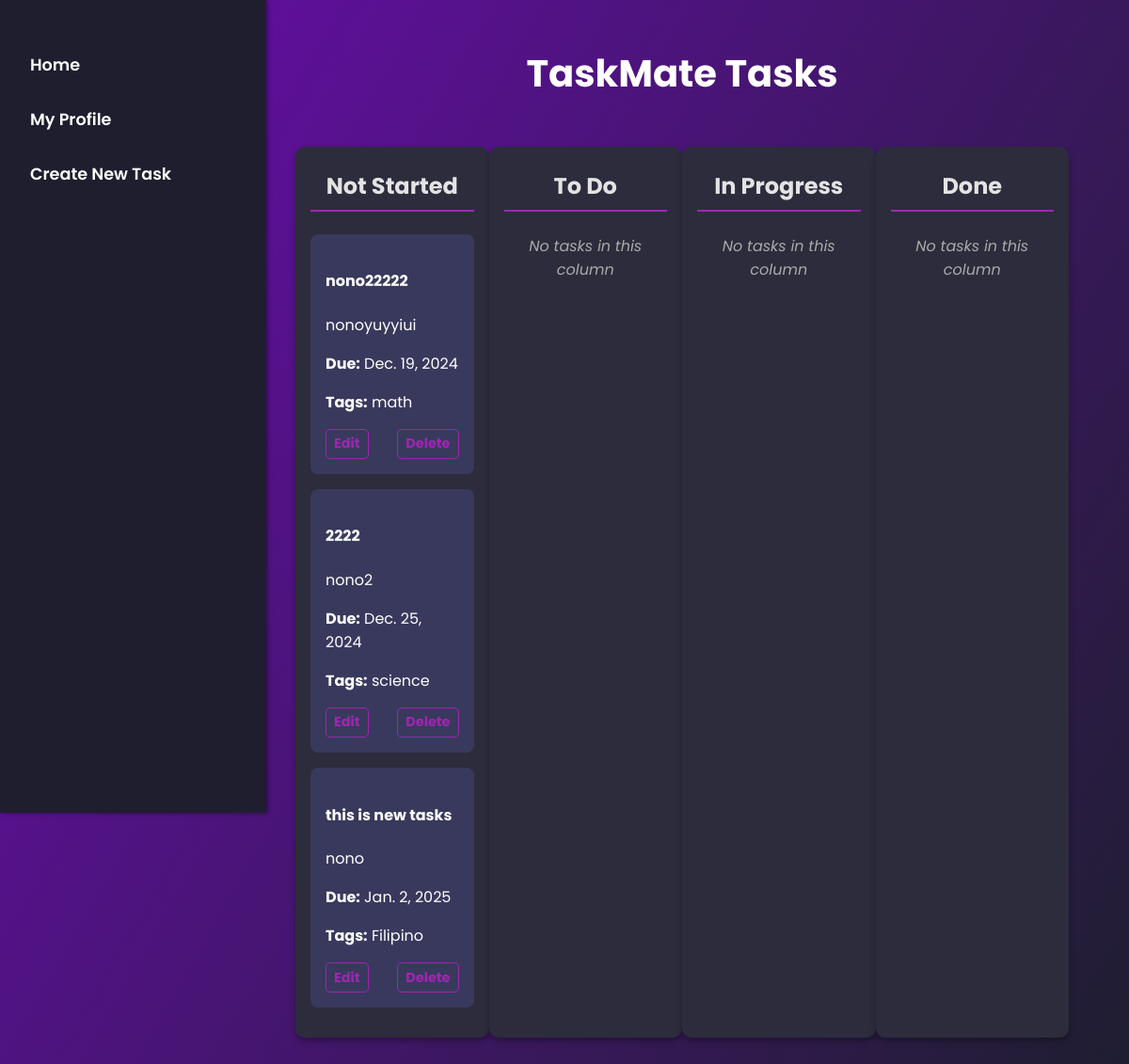
/tasks, run on an earlier commit of the app's database.
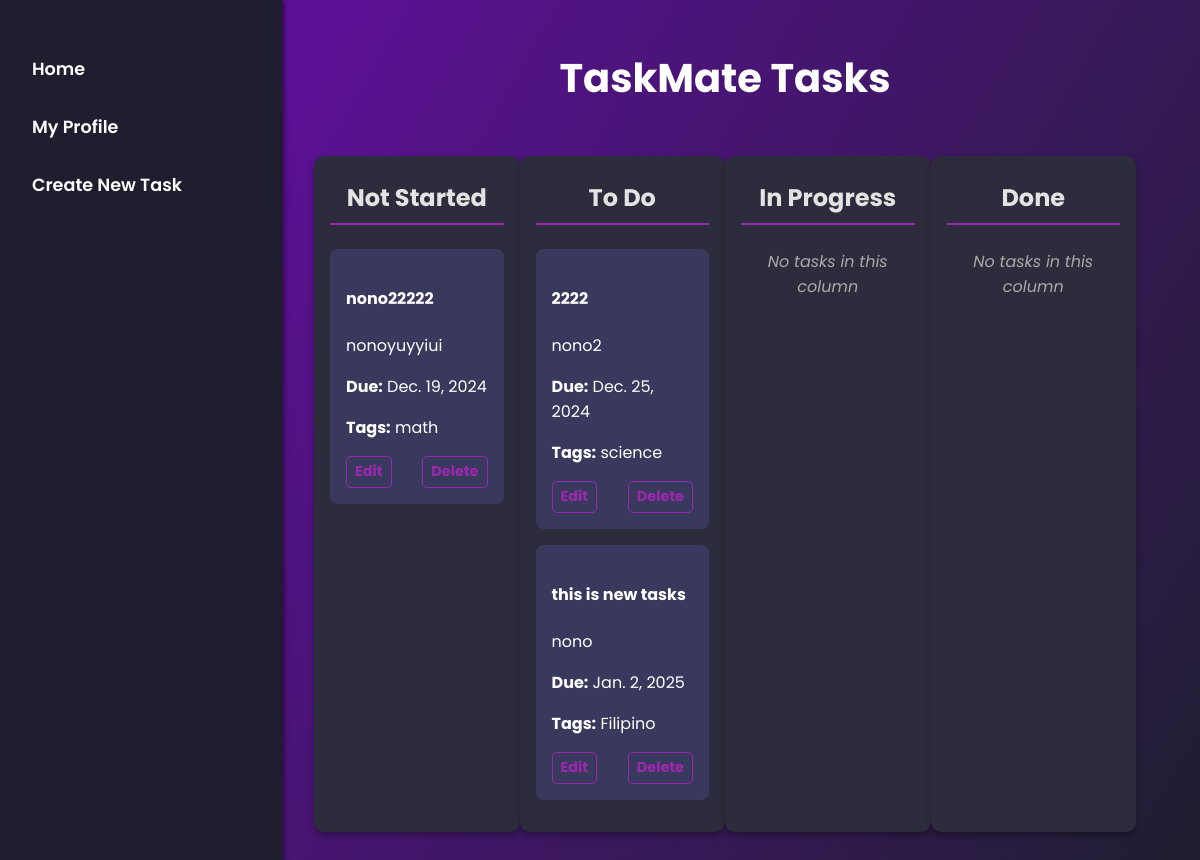
And on a later commit of the database.
### myapp/models.py (models this page shows, shortened)
class Task(models.Model):
    title = models.CharField(max_length=200)
    description = models.TextField(blank=True, null=True)
    status = models.CharField(
        max_length=20,
        choices=KANBAN_COLUMNS,
        default='NOT_STARTED',
    )
    due_date = models.DateField(blank=True, null=True)  # New field
    tags = models.CharField(max_length=200, blank=True, null=True)  # New field
    created_at = models.DateTimeField(auto_now_add=True)
    updated_at = models.DateTimeField(auto_now=True)

### myapp/views.py (the view)
# urls.py: path('tasks', views.kanban_board, name='kanban_board'),  # Display Kanban board
def kanban_board(request):
    tasks = {
        'NOT_STARTED': Task.objects.filter(status='NOT_STARTED'),
        'PENDING': Task.objects.filter(status='PENDING'),
        'TODO': Task.objects.filter(status='TODO'),
        'IN_PROGRESS': Task.objects.filter(status='IN_PROGRESS'),
        'DONE': Task.objects.filter(status='DONE'),
    }
    return render(request, 'kanban_board.html', {'tasks': tasks})

### myapp/templates/kanban_board.html (shortened to what this page needs)
<!DOCTYPE html>
<html lang="en">
<head>
</head>
<body>
    <div class="sidebar">
        <a href="{% url 'home' %}">Home</a>
        <a href="{% url 'profile' %}">My Profile</a>
        <a href="{% url 'create_task' %}">Create New Task</a>
    </div>
    <div class="content">
        <h1>TaskMate Tasks</h1>
        <div class="kanban-container">
            <div class="kanban-column" data-status="NOT_STARTED" ondragover="allowDrop(event)" ondrop="drop(event)">
                <h3>Not Started</h3>
                {% for task in tasks.NOT_STARTED %}
                    <div class="task" draggable="true" ondragstart="dragStart(event)" ondragend="dragEnd(event)" data-id="{{ task.id }}" data-tag="{{ task.tags }}" data-created="{{ task.created }}">
                        <h4>{{ task.title }}</h4>
                        <p>{{ task.description }}</p>
                        <p><strong>Due:</strong> {{ task.due_date }}</p>
                        <p><strong>Tags:</strong> {{ task.tags }}</p>
                        <div class="task-actions">
                            <a href="{% url 'edit_task' task.id %}" class="edit-btn">Edit</a>
                            <a href="{% url 'delete_task' task.id %}" class="delete-btn">Delete</a>
                        </div>
                    </div>
                {% empty %}
                    <p class="empty-message">No tasks in this column</p>
                {% endfor %}
            </div>
            <div class="kanban-column" data-status="TODO" ondragover="allowDrop(event)" ondrop="drop(event)">
                <h3>To Do</h3>
                {% for task in tasks.TODO %}
                    <div class="task" draggable="true" ondragstart="dragStart(event)" ondragend="dragEnd(event)" data-id="{{ task.id }}" data-tag="{{ task.tags }}" data-created="{{ task.created }}">
                        <h4>{{ task.title }}</h4>
                        <p>{{ task.description }}</p>
                        <p><strong>Due:</strong> {{ task.due_date }}</p>
                        <p><strong>Tags:</strong> {{ task.tags }}</p>
                        <div class="task-actions">
                            <a href="{% url 'edit_task' task.id %}" class="edit-btn">Edit</a>
                            <a href="{% url 'delete_task' task.id %}" class="delete-btn">Delete</a>
                        </div>
                    </div>
                {% empty %}
                    <p class="empty-message">No tasks in this column</p>
                {% endfor %}
            </div>
            <div class="kanban-column" data-status="IN_PROGRESS" ondragover="allowDrop(event)" ondrop="drop(event)">
                <h3>In Progress</h3>
                {% for task in tasks.IN_PROGRESS %}
                <div class="task" draggable="true" ondragstart="dragStart(event)" ondragend="dragEnd(event)" data-id="{{ task.id }}" data-tag="{{ task.tags }}" data-created="{{ task.created_at }}">
                        <h4>{{ task.title }}</h4>
                        <p>{{ task.description }}</p>
                        <p><strong>Due:</strong> {{ task.due_date }}</p>
                        <p><strong>Tags:</strong> {{ task.tags }}</p>
                        <div class="task-actions">
                            <a href="{% url 'edit_task' task.id %}" class="edit-btn">Edit</a>
                            <a href="{% url 'delete_task' task.id %}" class="delete-btn">Delete</a>
                        </div>
                    </div>
                {% empty %}
                    <p class="empty-message">No tasks in this column</p>
                {% endfor %}
            </div>
            <div class="kanban-column" data-status="DONE" ondragover="allowDrop(event)" ondrop="drop(event)">
                <h3>Done</h3>
                {% for task in tasks.DONE %}
                    <div class="task" draggable="true" ondragstart="dragStart(event)" ondragend="dragEnd(event)" data-id="{{ task.id }}" data-tag="{{ task.tags }}" data-created="{{ task.created }}">
                        <h4>{{ task.title }}</h4>
                        <p>{{ task.description }}</p>
                        <p><strong>Due:</strong> {{ task.due_date }}</p>
                        <p><strong>Tags:</strong> {{ task.tags }}</p>
                        <div class="task-actions">
                            <a href="{% url 'edit_task' task.id %}" class="edit-btn">Edit</a>
                            <a href="{% url 'delete_task' task.id %}" class="delete-btn">Delete</a>
                        </div>
                    </div>
                {% empty %}
                    <p class="empty-message">No tasks in this column</p>
                {% endfor %}
            </div>
        </div>
    </div>
</body>
</html>

### myapp/templates/kanban_board.html (style rules this page uses)
body { font-family: 'Poppins', sans-serif; background: linear-gradient(120deg, #6a0dad, #1e1e2f); color: #fff; margin: 0; padding: 0; display: flex; }
.sidebar { width: 250px; height: 100vh; background: #1e1e2f; position: fixed; top: 0; left: 0; padding: 2rem 1rem; box-shadow: 2px 0 5px rgba(0, 0, 0, 0.5); }
.sidebar a { display: block; color: #fff; text-decoration: none; margin: 1rem 0; font-size: 1.1rem; font-weight: 600; padding: 0.5rem 1rem; border-radius: 25px; transition: background-color 0.3s ease, color 0.3s ease; }
.content { margin-left: 250px; padding: 2rem; width: calc(100% - 250px); }
h1 { text-align: center; margin: 1rem 0; font-size: 2.5rem; }
.kanban-container { display: flex; justify-content: space-around; padding: 2rem; }
.kanban-column { width: 30%; background: #2c2c3c; border-radius: 10px; padding: 1rem; box-shadow: 0 4px 6px rgba(0, 0, 0, 0.3); }
.kanban-column h3 { text-align: center; margin: 0.5rem 0 1.5rem; font-size: 1.5rem; color: #e3e3e3; border-bottom: 2px solid #9c27b0; padding-bottom: 0.5rem; }
.task { background-color: #39395d; padding: 1rem; margin-bottom: 1rem; border-radius: 8px; cursor: grab; }
.task-actions { margin-top: 0.5rem; display: flex; justify-content: space-between; }
.task-actions a { color: #9c27b0; text-decoration: none; font-size: 0.9rem; font-weight: bold; border: 1px solid #9c27b0; border-radius: 5px; padding: 0.3rem 0.5rem; transition: background-color 0.3s ease, color 0.3s ease; }
.empty-message { text-align: center; color: #aaa; font-style: italic; }

What changed in the data, as far as the page shows it:
changed Task "nono2": moves from the list under "Not Started" to the list under "To Do"
changed Task "this is new tasks": moves from the list under "Not Started" to the list under "To Do"
Also different on the page:
text no longer shown: "No tasks in this column"
